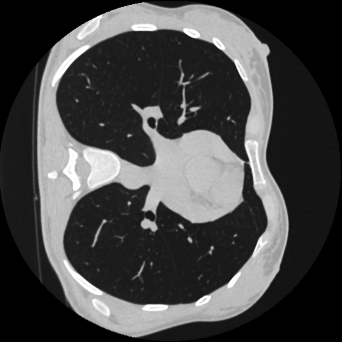
#> input picture Trash/output.png, 342 x 342 px
$ python csdn.py
#> lines starting #> are read from the running program, lines starting #| are printed output that depends on the picture; after the words box and inside, x2 and y2 are one past the last pixel; in counts of white or black regions, pixels touching at a corner belong together; long printed decimals are rounded
import numpy as np
import cv2
from sklearn.cluster import KMeans
from skimage import measure, morphology
import matplotlib.pyplot as plt
from skimage import io


# 导入图像
img_file = 'output.png'
img = cv2.imread(img_file, cv2.IMREAD_GRAYSCALE)
#> img is the input picture: shape (342, 342); min 0, max 255, mean 69.6
# imgs_to_process = np.transpose(img, (2, 0, 1))
# print("the shape of imgs_to_process : ", imgs_to_process.shape)  # 打印处理后的形状

# 数值分布标准化
mean = np.mean(img)
#> mean = 69.58
std = np.std(img)
#> std = 78.69
img = img - mean
img = img / std


# 载入图片的主要区域，用于KMeans聚类
middle = img[100:1000, 300:9000]
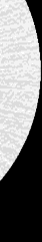
#> middle: shape (242, 42) float64; min -0.884, max -0.605, mean -0.743; drawn with min black and max white
mean = np.mean(middle)
#> mean = -0.743

# 将图像中最大值和最小值的像素值归一化到均值，确保图像在均值附近分布，增强结果的可靠性
max = np.max(img)
#> max = 2.36
min = np.min(img)
#> min = -0.884
# print(mean, min, max)
img[img == max] = mean
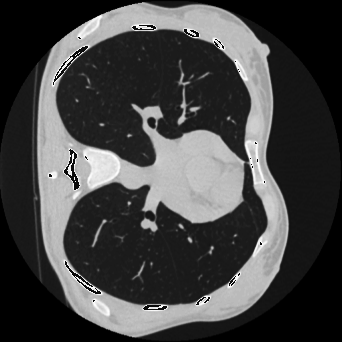
#> img: shape (342, 342) float64; min -0.884, max 2.34, mean -0.0222; drawn with min black and max white
img[img == min] = mean

# KMeans聚类，产生两类，一类是骨骼和血管，一类是肺部区域
kmeans = KMeans(n_clusters=3, n_init='auto').fit(np.reshape(middle, [np.prod(middle.shape), 1]))
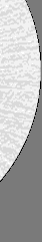
#> middle: shape (242, 42) float64; min -0.872, max -0.605, mean -0.682; drawn with min black and max white
centers = sorted(kmeans.cluster_centers_.flatten())
#> centers = [-0.854, -0.743, -0.629]
threshold = np.mean(centers)
#> threshold = -0.742
thresh_img = np.where(img < threshold, 1.0, 0.0)  # 用于图像阈值化，对图像进行二值化处理，得到thresh_img
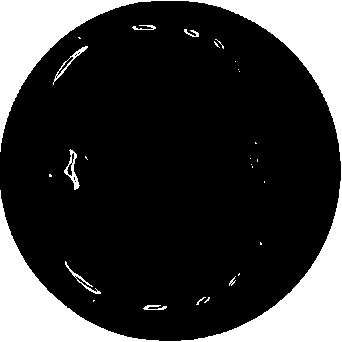
#> thresh_img: shape (342, 342) float64; values 0 (black) and 1 (white), 22.5% white; 27 white regions (18 under 20 px), largest, box (x1, y1, x2, y2) and area: (0, 0, 342, 342) 25502, (64, 149, 80, 190) 206, (53, 46, 88, 85) 165
print('kmean centers:', centers)
#| kmean centers: [-0.8537, -0.7434, -0.6292]
print('threshold:', threshold)
#| threshold: -0.7421

# 腐蚀和膨胀
kernel_erosion = np.ones((5, 5))  # 腐蚀算子
kernel_dilation = np.ones((23, 23))  # 膨胀算子

# opening = cv2.morphologyEx(thresh_img, cv2.MORPH_OPEN, kernel)
erosion = cv2.erode(thresh_img, kernel_erosion, iterations=1)
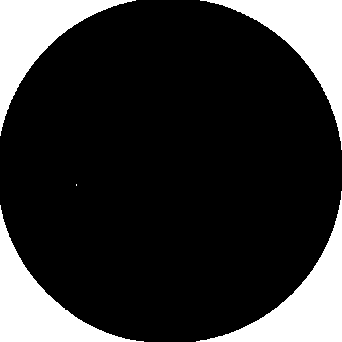
#> erosion: shape (342, 342) float64; values 0 (black) and 1 (white), 19.6% white; 5 white regions (1 under 20 px), largest, box (x1, y1, x2, y2) and area: (196, 191, 342, 342) 5970, (200, 0, 342, 150) 5861, (0, 205, 144, 342) 5609, (0, 0, 136, 136) 5516
dilation = cv2.dilate(erosion, kernel_dilation, iterations=1)
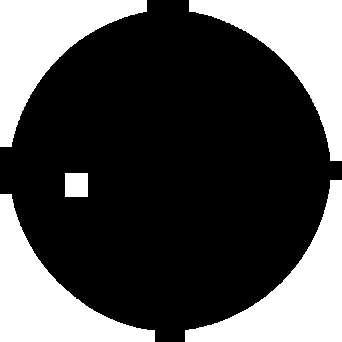
#> dilation: shape (342, 342) float64; values 0 (black) and 1 (white), 31.3% white; 5 white regions


labels = measure.label(dilation)  # 对连通区域进行标记
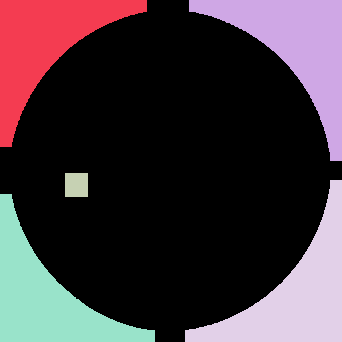
#> labels: shape (342, 342) int64; 6 distinct labels, from 0 to 5; one colour per label, 0 black
regions = measure.regionprops(labels)  # 获取连通区域
#> regions = 5 regions; box (x1, y1, x2, y2) and area: (185, 180, 342, 342) 9358, (189, 0, 342, 161) 9194, (0, 194, 155, 342) 8821, (0, 0, 147, 147) 8629, (65, 173, 88, 197) 552
# print(len(regions))

# 根据肺的lung图，设置经验值，获取肺部标签
good_labels = []
for prop in regions:
    B = prop.bbox
    # print(B)
    if B[2] - B[0] < 700 and B[3] - B[1] < 500 and B[0] > 200 and B[2] < 1000:
        good_labels.append(prop.label)
#> this loop made 5 passes
#> B on passes 1 to 5: (0, 0, 147, 147), (0, 189, 161, 342), (173, 65, 197, 88), (180, 185, 342, 342), (194, 0, 342, 155)
#> after the loop, good_labels = []

# 根据肺部标签获取肺部mask，并再次进行膨胀操作，以填满并扩张肺部区域
mask = np.ndarray([342, 342], dtype=np.int8)
mask[:] = 0
for N in good_labels:
    mask = mask + np.where(labels == N, 1, 0)
#> this loop made 0 passes
#> mask: shape (342, 342) int8; every value is 0
mask = morphology.dilation(mask, np.ones((10, 10)))  # one last dilation


mask_region = img * mask
#> mask_region: shape (342, 342) float64; every value is 0

# 画出分割图像
fig, ax = plt.subplots(2, 2, figsize=[10, 10])
ax[0, 0].imshow(img, cmap='gray')  # CT切片
ax[0, 0].set_title("CT source img")
ax[0, 1].imshow(labels)  # CT的初步标记
ax[0, 1].set_title("CT labels")
ax[1, 0].imshow(mask, cmap='gray')  # CT mask，标记区域均匀
ax[1, 0].set_title("CT mask")
ax[1, 1].imshow(mask_region, cmap='gray')  # 标记的肺部区域
ax[1, 1].set_title("CT mask region")

# plt.savefig('./result/result.jpg')
plt.show()


# [7 lines of commented-out code are left out]
